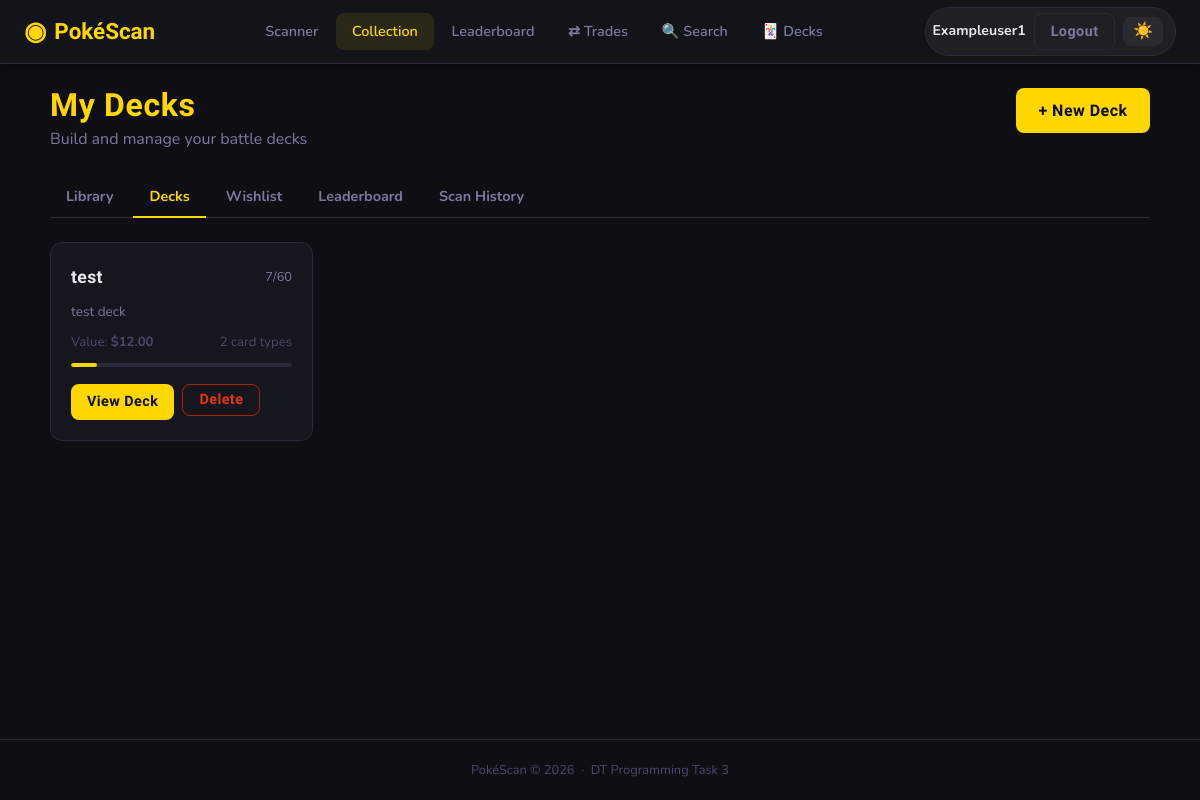
/collection/decks (signed in), run on the app's committed database.
### app/models.py (models this page shows, shortened)
class User(UserMixin, db.Model):
    __tablename__ = 'users'
    id         = db.Column(db.Integer, primary_key=True)
    username   = db.Column(db.String(80), unique=True, nullable=False)
    email      = db.Column(db.String(120), unique=True, nullable=False)
    password   = db.Column(db.String(256), nullable=False)
    role       = db.Column(db.String(20), nullable=False, default='user')
    created_at = db.Column(db.DateTime, default=datetime.utcnow)
    scans       = db.relationship('Scan',         backref='user', lazy=True, cascade='all, delete-orphan')
    decks       = db.relationship('Deck',         backref='user', lazy=True, cascade='all, delete-orphan')
    wishlist    = db.relationship('WishlistItem', backref='user', lazy=True, cascade='all, delete-orphan')
    @property
    def is_admin(self):
        return self.role == 'admin'

class Deck(db.Model):
    __tablename__ = 'decks'
    id          = db.Column(db.Integer, primary_key=True)
    user_id     = db.Column(db.Integer, db.ForeignKey('users.id'), nullable=False)
    name        = db.Column(db.String(100), nullable=False)
    description = db.Column(db.Text)
    created_at  = db.Column(db.DateTime, default=datetime.utcnow)
    is_public = db.Column(db.Boolean, default=False)
    deck_cards  = db.relationship('DeckCard', backref='deck', lazy=True, cascade='all, delete-orphan')
    @property
    def total_cards(self):
        return sum(dc.quantity for dc in self.deck_cards)
    @property
    def total_value(self):
        return round(sum((dc.card.market_value or 0) * dc.quantity for dc in self.deck_cards), 2)

class DeckCard(db.Model):
    __tablename__ = 'deck_cards'
    id       = db.Column(db.Integer, primary_key=True)
    deck_id  = db.Column(db.Integer, db.ForeignKey('decks.id'),  nullable=False)
    card_id  = db.Column(db.Integer, db.ForeignKey('cards.id'),  nullable=False)
    quantity = db.Column(db.Integer, nullable=False, default=1)
    __table_args__ = (db.UniqueConstraint('deck_id', 'card_id'),)

class Card(db.Model):
    __tablename__ = 'cards'
    id              = db.Column(db.Integer, primary_key=True)
    name            = db.Column(db.String(100), nullable=False)
    set_name        = db.Column(db.String(100), nullable=False)
    set_number      = db.Column(db.String(20))
    rarity          = db.Column(db.String(50))          # e.g. "Rare Holo", "Common"
    card_type       = db.Column(db.String(50))          # e.g. "Pokemon", "Trainer", "Energy"
    hp              = db.Column(db.Integer)
    pokemon_type    = db.Column(db.String(50))          # e.g. "Fire", "Water"
    description     = db.Column(db.Text)
    image_url       = db.Column(db.String(500))         # URL to card image
    market_value    = db.Column(db.Float, default=0.0)  # AUD value
    roboflow_class  = db.Column(db.String(100), unique=True, nullable=False)  # Matches Roboflow label exactly
    added_at        = db.Column(db.DateTime, default=datetime.utcnow)
    scans      = db.relationship('Scan',         backref='card', lazy=True)
    deck_cards = db.relationship('DeckCard',     backref='card', lazy=True, cascade='all, delete-orphan')
    wishlist   = db.relationship('WishlistItem', backref='card', lazy=True, cascade='all, delete-orphan')

### app/collection/routes.py (the view)
@collection_bp.route('/decks')
@login_required
def decks():
    return render_template('collection/decks.html', decks=current_user.decks)

### app/templates/collection/decks.html (shortened to what this page needs)
{% extends "base.html" %}
{% block content %}
<div class="page-container">
    <div class="page-header">
        <div>
            <h1 class="page-title">My Decks</h1>
            <p class="page-subtitle">Build and manage your battle decks</p>
        </div>
        <a href="{{ url_for('collection.new_deck') }}" class="btn btn-primary">+ New Deck</a>
    </div>
    <div class="sub-nav">
        <a href="{{ url_for('collection.library') }}"  class="sub-link">Library</a>
        <a href="{{ url_for('collection.decks') }}"    class="sub-link active">Decks</a>
        <a href="{{ url_for('collection.wishlist') }}" class="sub-link">Wishlist</a>
        <a href="{{ url_for('collection.leaderboard') }}" class="sub-link">Leaderboard</a>
        <a href="{{ url_for('collection.scan_history') }}" class="sub-link ">Scan History</a>
    </div>
    {% if decks %}
    <div class="deck-grid">
        {% for deck in decks %}
        <div class="deck-card">
            <div class="deck-card-header">
                <h3>{{ deck.name }}</h3>
                <span class="deck-size">{{ deck.total_cards }}/60</span>
            </div>
            {% if deck.description %}
            <p class="deck-desc">{{ deck.description }}</p>
            {% endif %}
            <div class="deck-meta">
                <span>Value: <strong>${{ "%.2f"|format(deck.total_value) }}</strong></span>
                <span>{{ deck.deck_cards|length }} card types</span>
            </div>
            <div class="deck-progress-track">
                <div class="deck-progress-fill" style="width: {{ [deck.total_cards / 60 * 100, 100]|min }}%"></div>
            </div>
            <div class="deck-actions">
                <a href="{{ url_for('collection.deck_detail', deck_id=deck.id) }}" class="btn btn-primary btn-sm">View Deck</a>
                <form method="POST" action="{{ url_for('collection.delete_deck', deck_id=deck.id) }}"
                      onsubmit="return confirm('Delete {{ deck.name }}?')">
                    <button type="submit" class="btn btn-ghost btn-sm btn-danger">Delete</button>
                </form>
            </div>
        </div>
        {% endfor %}
    </div>
    {% endif %}
</div>
{% endblock %}

### app/templates/base.html (shortened to what this page needs)
<!DOCTYPE html>
<html lang="en">
<head>
    <link rel="stylesheet" href="{{ url_for('static', filename='css/style.css') }}">
</head>
<body>
<nav class="navbar">
    <a class="nav-brand" href="{{ url_for('scanner.home') }}">
        <span class="brand-icon">◉</span>
        <span>PokéScan</span>
    </a>
    {% if current_user.is_authenticated %}
    <div class="nav-links">
        <a href="{{ url_for('scanner.home') }}"
           class="nav-link {% if request.blueprint == 'scanner' %}active{% endif %}">
            Scanner
        </a>
        <a href="{{ url_for('collection.library') }}"
            class="nav-link {% if request.blueprint == 'collection' and request.endpoint not in ['collection.search_users', 'collection.leaderboard', 'collection.public_decks'] %}active{% endif %}">
            Collection
        </a>
        <a href="{{ url_for('collection.leaderboard') }}"
            class="nav-link {% if request.endpoint == 'collection.leaderboard' %}active{% endif %}">
                Leaderboard
        </a>
        <a href="{{ url_for('trade.inbox') }}"
            class="nav-link {% if request.blueprint == 'trade' %}active{% endif %}">
            ⇄ Trades
        </a>
        <a href="{{ url_for('collection.search_users') }}"
            class="nav-link {% if request.endpoint == 'collection.search_users' %}active{% endif %}">
            🔍 Search
        </a>
        <a href="{{ url_for('collection.public_decks') }}"
            class="nav-link {% if request.endpoint == 'collection.public_decks' or request.endpoint == 'collection.view_public_deck' %}active{% endif %}">
            🃏 Decks
        </a>
    </div>
    <div class="nav-user">
        <a href="{{ url_for('profile.my_profile') }}" class="nav-username">
            {{ current_user.username }}
        </a>
        <a href="{{ url_for('auth.logout') }}" class="btn btn-ghost btn-sm">Logout</a>
        <button class="theme-toggle" id="themeToggle" onclick="toggleTheme()" title="Toggle theme">☀️</button>
    </div>
    {% endif %}
</nav>
<main class="main-content">
    {% block content %}{% endblock %}
</main>
<footer class="footer">
    <p>PokéScan &copy; 2026 &nbsp;·&nbsp; DT Programming Task 3</p>
</footer>
</body>
</html>

### data on the page
User: username "Exampleuser1"
Deck: name "test", total_cards "7", description "test deck", deck_cards|length "2", {{ [deck.total_cards / 60 * 100, 100]|min }} 11.666666666666666 (drawn)
Card: total_value "12.00"
